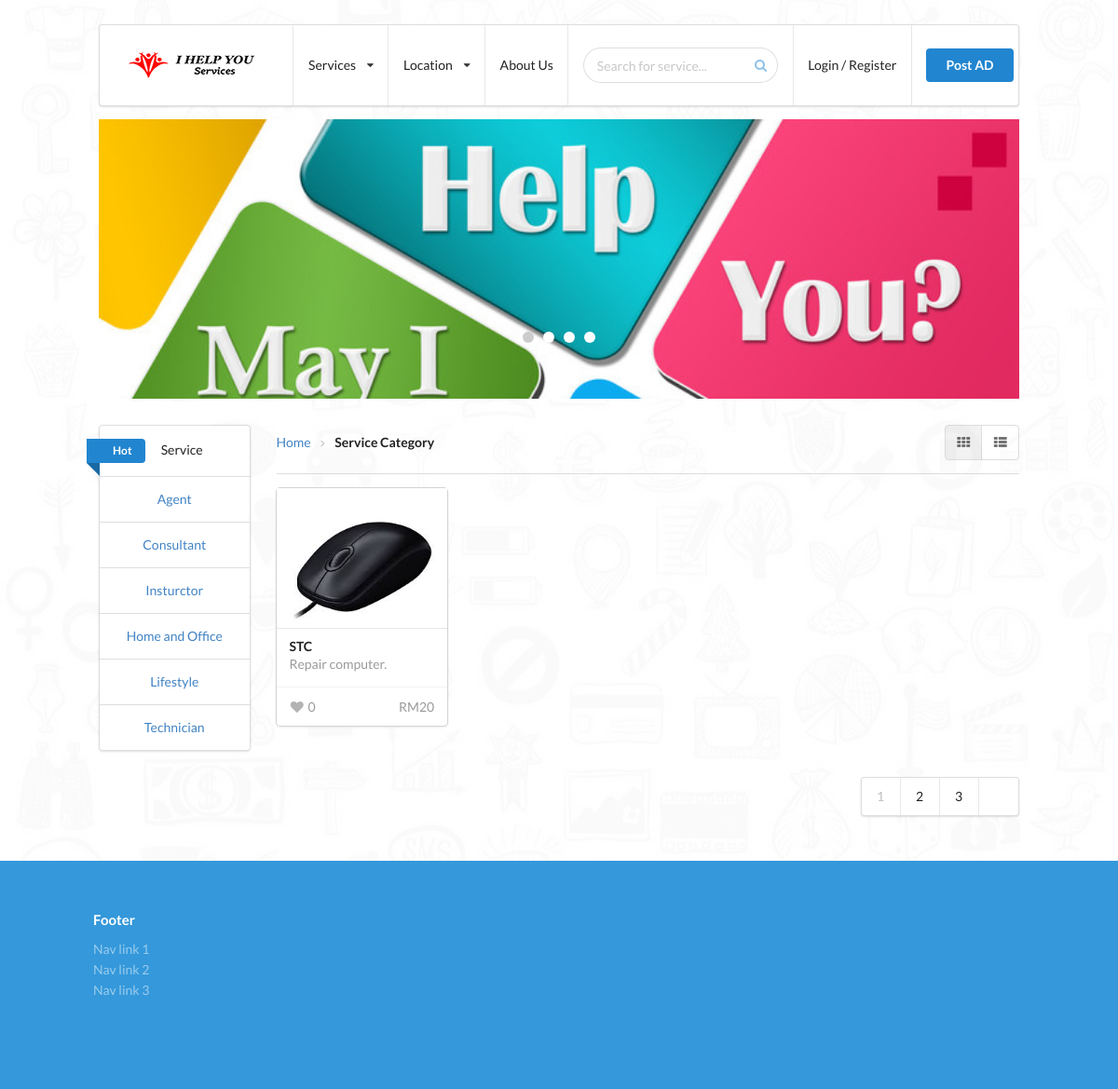
The app's page /searchLocation.php?location=1&page=1 with its own data.
### tables this page shows
CREATE TABLE `post` (
  `services_id` int(30) NOT NULL,
  `service_name` varchar(30) NOT NULL,
  `description` text NOT NULL,
  `location` varchar(30) NOT NULL,
  `area` varchar(50) NOT NULL,
  `price` int(11) NOT NULL,
  `contact` varchar(30) NOT NULL,
  `type` varchar(30) NOT NULL,
  `uploadpicture` text NOT NULL,
  `user_id` int(30) NOT NULL,
  `datetime` datetime DEFAULT CURRENT_TIMESTAMP,
  `likes` int(11) NOT NULL
);

### searchLocation.php (the view, shortened to what this page needs)
<!DOCTYPE html>
<html lang="en">
<head>
    <link rel="stylesheet" href="css/semantic.min.css">
    <link rel="stylesheet" href="css/style.css">
    <link rel="stylesheet" href="css/slider.css">
</head>
<body>
    <div class="container">
        <div class="wrapper">
            <?php include 'header.php';?>
            <div class="ui grid">
                <div class="sixteen wide column">
                    <div class="slider-wrapper">
                        <div class="slider slider1">
                            <div class="slides">
                                <div class="slide-item items">
                                    <img src="img/mayihu.jpg" alt="banner"/>
                                </div>
                            </div>
                        </div>
                    </div>
                </div>
                <div class="three wide column">
                    <?php include('sideNav.php'); ?>
                </div>
                <div class="thirteen wide column listing-content">
                    <div class="sixteen wide column">
                        <div class="ui floating breadcrumb home-breadcrumb">
                            <a class="section">Home</a>
                            <i class="right angle icon divider"></i>
                            <div class="active section">Service Category</div>
                        </div>
                        <div class="ui right floated icon basic buttons view-selection">
                            <div class="ui button card-view active"><i class="grid layout icon"></i></div>
                            <div class="ui button list-view"><i class="list layout icon"></i></div>
                        </div>
                    </div>
                    <div class="ui divider"></div>
                    <div class="ui four stackable cards">
                        <?php
                            include ('connection.php');
                            if (isset($_GET['location']) && isset($_GET['page'])) {
                                $currentPage = $_GET['page'];
                                $search = $_GET['location'];
                            } else{
                                $currentPage = 1;
                                $search = "";
                            }
                            $offset = ($currentPage - 1) * 16;
                            $query = "SELECT * FROM `post` WHERE location = '$search' ORDER BY datetime DESC LIMIT 16 OFFSET $offset";
                            $countTotalRows = "SELECT COUNT(services_id) FROM `post` WHERE location LIKE '$search%'";
                            $result = mysqli_query($link, $query);
                            $totalRowsResult = mysqli_query($link, $countTotalRows);
                            while($totalPagerows = mysqli_fetch_array($totalRowsResult, MYSQLI_NUM)){
                                $totalPage = $totalPagerows[0] / 16;
                                $lastPage = round($totalPage,0,PHP_ROUND_HALF_DOWN);
                            }
                            $count = mysqli_num_rows($result);
                            while($row = mysqli_fetch_array($result))
                            {
                                $serviceId = $row[0];
                                $serviceName = $row[1];
                                $description = $row[2];
                                $price = $row[5];
                                $uploadedLocation = $row[8];
                                $likes = $row[11];
                                if($uploadedLocation !== ""){
                                    $imageLocation = $uploadedLocation;
                                } else{
                                    $imageLocation = 'img/image.png';
                                }
                                echo '<div class="ui fluid card listing-item">';
                                echo '    <a class="listing-link" href="listing.php?serviceId=' . $serviceId . '">Link To post</a>';
                                echo '    <div class="image">';
                                echo '        <img src="' . $imageLocation .'">';
                                echo '    </div>';
                                echo '    <div class="content">';
                                echo '        <div class="header">';
                                echo '            <h5 class="ui header">'. $serviceName .'</h5>';
                                echo '        </div>';
                                echo '        <div class="meta">';
                                echo '            <a>'. $description .'</a>';
                                echo '        </div>';
                                echo '    </div>';
                                echo '    <div class="extra content">';
                                echo '        <span class="right floated">';
                                echo '            RM<span class="price">' . $price . '</span>';
                                echo '        </span>';
                                echo '        <span>';
                                echo '            <i class="like icon"></i><span class="amount">' . $likes .'</span>';
                                echo '        </span>';
                                echo '    </div>';
                                echo ' </div>';
                            }
                        ?>
                    </div>
                </div>
                <div class="sixteen wide column">
                    <div class="ui right floated pagination menu">
                        <?php
                         if($count != 0){
                            if($currentPage == 1 || $currentPage == 2 || $currentPage == 3){
                                echo '<a href="search.php?search=' . $search . '&page=' . $currentPage . '" class="item disabled">' . $currentPage . '</a>';
                                echo '<a href="search.php?search=' . $search . '&page=' . ($currentPage + 1) . '" class="item">' . ($currentPage + 1) . '</a>';
                                echo '<a href="search.php?search=' . $search . '&page=' . ($currentPage + 2) . '" class="item">' . ($currentPage + 2) . '</a>';
                                echo '<div class="disabled item">...</div>';
                            } else if($currentPage > ($lastPage - 3) || $currentPage > ($lastPage - 2) || $currentPage > ($lastPage - 1)){
                                echo '<div class="disabled item">...</div>';
                                echo '<a href="search.php?search=' . $search . '&page=' . ($lastPage - 3) . '" class="item ' . (($lastPage - 3) == $currentPage ? 'disabled' : ''). '">' . ($lastPage - 3) . '</a>';
                                echo '<a href="search.php?search=' . $search . '&page=' . ($lastPage - 2) . '" class="item ' . (($lastPage - 2) == $currentPage ? 'disabled' : ''). '">' . ($lastPage - 2) . '</a>';
                                echo '<a href="search.php?search=' . $search . '&page=' . ($lastPage - 1) . '" class="item ' . (($lastPage - 1) == $currentPage ? 'disabled' : ''). '">' . ($lastPage - 1) . '</a>';
                                echo '<a href="search.php?search=' . $search . '&page=' . $lastPage . '" class="item ' . ($lastPage == $currentPage ? 'disabled' : ''). '">' . $lastPage . '</a>';
                            }
                        }
                        ?>
                    </div>
                </div>
            </div>
        </div>
    </div>
<?php include 'footer.php';?>
</body>
</html>

### css/style.css (style rules this page uses)
html, body { margin: 0; position: relative; background: #fff url(../img/bg.jpg) center; }
.container { width: 1000px; margin: 0 auto 3rem; }
.wrapper { padding: 6px; -webkit-box-sizing: border-box; -moz-box-sizing: border-box; box-sizing: border-box; }
.home-breadcrumb { line-height: 38px !important; }
.slider-wrapper { height: 300px; }
.listing-item { position: relative; transition-timing-function: ease-in-out; transition-duration: 400ms !important; }
.listing-item .image { height: 150px; overflow: hidden; }
.listing-item .image img { width: 100%; height: auto; }
.listing-item .listing-link { position: absolute; font-size: 0; top: 0; right: 0; bottom: 0; left: 0; width: 100%; height: 100%; z-index: 99; }
.pagination .disabled { pointer-events: none; }

### css/slider.css (style rules this page uses)
.slider { position: relative; width: 100%; height: 100%; overflow: hidden; }
.slides { height: 100%; overflow: hidden; *zoom: 1; -webkit-backface-visibility: hidden; -webkit-transform-style: preserve-3d; }
.slide-item { height: 100%; float: left; clear: none; }
.slider1 .slide-item { height:100%; width:100%; overflow: hidden; }
.slider1 .items img { width: 100%; }
.slider1 { color:#fff; }

### records on screen
post: uploadpicture (picture), service_name "STC", description "Repair computer.", price "20", likes "0"

### other values on screen
$currentPage "1"
$currentPage + 1 "2"
$currentPage + 2 "3"
